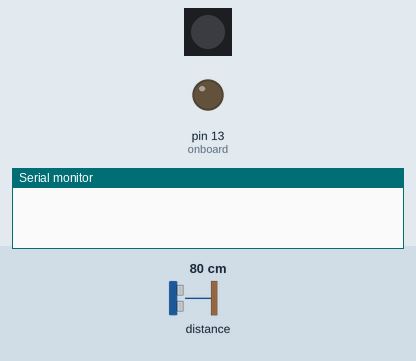
Bench run of a sketch on a simulated Arduino Uno, built with avr-gcc and run on an emulated ATmega328P. Shown: 1 RGB LEDs in strip order, left to right, output pins drawn as LEDs (lit = HIGH), the last lines printed to the serial monitor. Dashed ring = blinking. The test bench sets the inputs (shaded band); at power-on: distance to the obstacle 80 cm. Dim RGB values are drawn brighter than linear; pins used as bus, display or sensor lines are not drawn.

Above: at 2.3 s.
2.4 s: distance to the obstacle set to 64 cm
3.9 s: distance to the obstacle set to 59 cm
At 4.39 s:
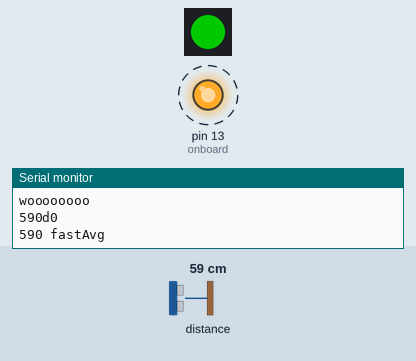
6.9 s: distance to the obstacle set to 50 cm
At 6.9 s:
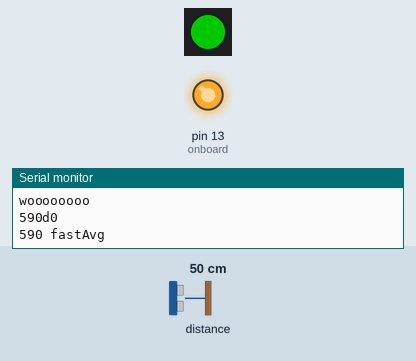
8.4 s: distance to the obstacle set to 60 cm
At 8.58 s:
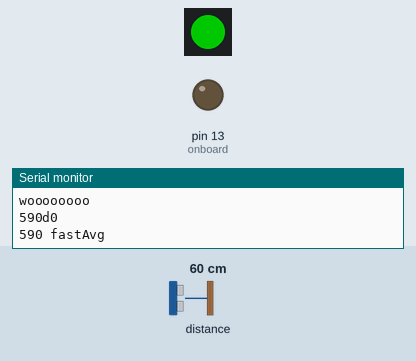
Timing chart, 0 to 11.1 s (numbered marks = the images above; inputs shaded):
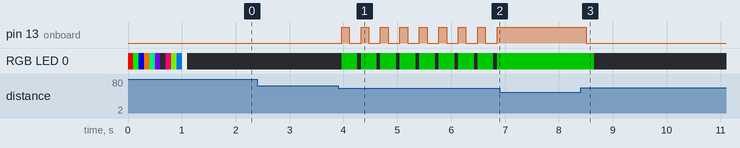

The sketch:

Muxxee-Wave_vl53l0.ino
```cpp
#include <EasyNeoPixels.h>
#include <movingAvg.h>
#include <Wire.h>
#include <VL53L0X.h>


// Where are the things are defined constants and variables
int relayPin = 0;                       //defines relay pin number
int pixelPin = 11;                      //location of pixel pin
int onboard = 13;
int dist0;
int fastAvg;
int relayCounter;


//things you can change
int relayOnTime = 35;                   // how long should the relay stay on
int holdingTime = 150;                  //how long till next trigger
int minDistance = 75;                   //how close can someone be to the sensor
int maxDistance = 550;                  //whats the max someone should be away from the sensor
int absMax = 600;                        //whats the max instantainous before we check the averages greater then 50 and less than 750
int senseMax = 850;
int midDist = 500;
int slowAvgCnt = 50;                       //how many averages to compare to
int fastAvgCnt = 15;                        //how many averages to compare to
int discoDelay = 100;
int waitTime = 75;


VL53L0X distSense;                       // define the distance sensor
movingAvg avgDistance1(fastAvgCnt);        // define the fast moving average object
//movingAvg avgDistance2(slowAvgCnt);        // define the slow moving average

void setup()
{
  setupEasyNeoPixels(pixelPin, 1);      //addresses the pixel on the button board
  pinMode(relayPin, OUTPUT);            //sets the relayout pin
  pinMode(onboard, OUTPUT);
  Serial.begin(9600);                   //serial console speed
  Wire.begin();                         //start i2c
  //scannning for the sensor
  distSense.setTimeout(500);
  if (!distSense.init())
  {
    Serial.println("Failed to detect and initialize sensor!");
    while (1) {}
  }
  // Start continuous back-to-back mode (take readings as
  // fast as possible).  To use continuous timed mode
  // instead, provide a desired inter-measurement period in
  // ms (e.g. sensor.startContinuous(100)).
  distSense.startContinuous();
  avgDistance1.begin();                            // initialize the moving average
  disco();
}

void loop()
{
   writeEasyNeoPixel(0, 0, 0, 0);
   digitalWrite(12, LOW);
   dist0 = distSense.readRangeContinuousMillimeters();
   fastAvg = avgDistance1.reading(distSense.readRangeContinuousMillimeters());             // calculate the moving average

   if((dist0 < absMax) && (fastAvg > minDistance) )
   {
      relay();
      Serial.println("woooooooo");
      printThings();
   }

    avgDistance1.reset();
}


void relay()
{
  int d =0;
    relayCounter++;
    digitalWrite(onboard, HIGH);
    digitalWrite(relayPin, HIGH);
    writeEasyNeoPixel(0, 0, 100, 0);
    delay(relayOnTime);
    digitalWrite(relayPin, LOW);

    do {
      delay(waitTime);
      d = distSense.readRangeContinuousMillimeters();
    }
    while ( d < maxDistance);

    digitalWrite(onboard, LOW);
    delay(holdingTime);
    writeEasyNeoPixel(0, 0, 0, 0);

 }


void printThings()
{
    Serial.print(dist0);                   // print the moving average
    Serial.print("d0");
    Serial.println();
    Serial.print(fastAvg);                   // print the moving average
    Serial.print(" fastAvg");
    Serial.println();
    Serial.println();
    //avgDistance1.reset();
    //avgDistance2.reset();
}

void disco()
{
  writeEasyNeoPixel(0, 200, 0, 0);
  delay(discoDelay);
  writeEasyNeoPixel(0, 0, 200, 0);
  delay(discoDelay);
  writeEasyNeoPixel(0, 0, 0, 200);
  delay(discoDelay);
  writeEasyNeoPixel(0, 200, 100, 0);
  delay(discoDelay);
  writeEasyNeoPixel(0, 0, 200, 100);
  delay(discoDelay);
  writeEasyNeoPixel(0, 100, 0, 200);
  delay(discoDelay);
  writeEasyNeoPixel(0, 0, 0, 0);
  delay(discoDelay);
  writeEasyNeoPixel(0, 200, 0, 100);
  delay(discoDelay);
  writeEasyNeoPixel(0, 100, 200, 0);
  delay(discoDelay);
  writeEasyNeoPixel(0, 0, 100, 200);
  delay(discoDelay);
writeEasyNeoPixel(0, 200, 200, 200);
  delay(discoDelay);
  }
```

Measured:
- the behaviour switches between 60 and 59 cm on distance to the obstacle (found by bisection; images 0 and 1)
- the behaviour switches between 55 and 54 cm on distance to the obstacle (found by bisection; images 1 and 2)
- after the input at 2.4 s, every drawn part: stays the same
- after the input at 3.9 s, pin 13 (onboard): alternates HIGH for 0.14 s and LOW for 0.22 s, starting after 0.07 s; RGB LED 0: alternates RGB(0, 100, 0) for 0.29 s and off for 0.07 s, starting after 0.07 s
- after the input at 6.9 s, pin 13 (onboard): stops changing and stays HIGH
- after the input at 8.4 s, pin 13 (onboard): HIGH → LOW after 0.11 s; RGB LED 0: RGB(0, 100, 0) → off after 0.26 s
